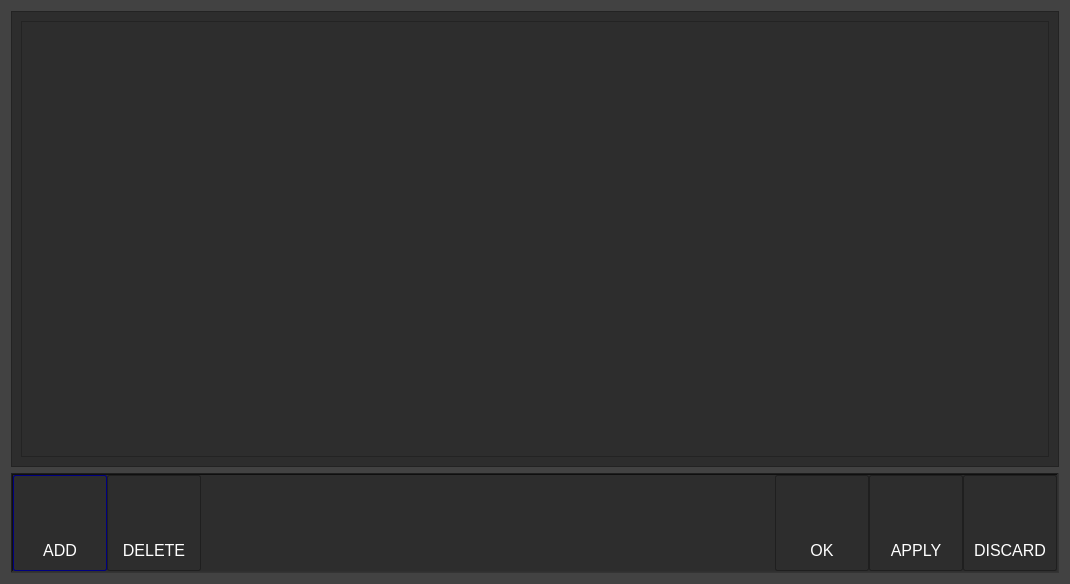
<?xml version="1.0" encoding="UTF-8"?>
<ui version="4.0">
 <class>inputsDialog</class>
 <widget class="QDialog" name="inputsDialog">
  <property name="geometry">
   <rect>
    <x>0</x>
    <y>0</y>
    <width>1070</width>
    <height>584</height>
   </rect>
  </property>
  <property name="windowTitle">
   <string>Dialog</string>
  </property>
  <property name="styleSheet">
   <string notr="true">QDialog { 

	background-color: rgb(66, 66, 66);
}

QFrame {
	background-color: rgb(45, 45, 45);
}

QPushButton {
	
    border: 1px solid #1f1f1f;
    border-radius: 2px;
    background-color: qlineargradient(x1: 0, y1: 0, x2: 0, y2: 1,
                                      stop: 0 #464646, stop: 1 #2f2f2f);
	color: white;
    min-width: 90px;
	text-align: bottom;
	font-size: 16px;
	padding: 1px 1px 10px 1px;
}

QPushButton:pressed {
    background-color: qlineargradient(x1: 0, y1: 0, x2: 0, y2: 1,
                                      stop: 0 #2f2f2f, stop: 1 #464646);
	outline: 0;
}

QPushButton:flat {
    border: none; /* no border for a flat push button */
}

QPushButton:default {
    border-color: navy; /* make the default button prominent */
	outline: 0;
}




</string>
  </property>
  <layout class="QVBoxLayout" name="verticalLayout_2">
   <item>
    <widget class="QFrame" name="frame_5">
     <property name="frameShape">
      <enum>QFrame::StyledPanel</enum>
     </property>
     <property name="frameShadow">
      <enum>QFrame::Raised</enum>
     </property>
     <layout class="QHBoxLayout" name="horizontalLayout_7">
      <item>
       <widget class="QColumnView" name="columnView"/>
      </item>
     </layout>
    </widget>
   </item>
   <item>
    <widget class="QFrame" name="bottomButtonFrame">
     <property name="sizePolicy">
      <sizepolicy hsizetype="Minimum" vsizetype="Fixed">
       <horstretch>0</horstretch>
       <verstretch>0</verstretch>
      </sizepolicy>
     </property>
     <property name="minimumSize">
      <size>
       <width>0</width>
       <height>100</height>
      </size>
     </property>
     <property name="maximumSize">
      <size>
       <width>16777215</width>
       <height>100</height>
      </size>
     </property>
     <property name="frameShape">
      <enum>QFrame::WinPanel</enum>
     </property>
     <property name="frameShadow">
      <enum>QFrame::Sunken</enum>
     </property>
     <layout class="QHBoxLayout" name="horizontalLayout_3">
      <property name="spacing">
       <number>0</number>
      </property>
      <property name="leftMargin">
       <number>0</number>
      </property>
      <property name="topMargin">
       <number>0</number>
      </property>
      <property name="rightMargin">
       <number>0</number>
      </property>
      <property name="bottomMargin">
       <number>0</number>
      </property>
      <item>
       <layout class="QHBoxLayout" name="horizontalLayout_8">
        <property name="spacing">
         <number>0</number>
        </property>
        <item>
         <widget class="QPushButton" name="okButton_3">
          <property name="maximumSize">
           <size>
            <width>100</width>
            <height>100</height>
           </size>
          </property>
          <property name="font">
           <font>
            <pointsize>-1</pointsize>
            <bold>false</bold>
           </font>
          </property>
          <property name="styleSheet">
           <string notr="true"/>
          </property>
          <property name="text">
           <string>ADD</string>
          </property>
         </widget>
        </item>
        <item>
         <widget class="QPushButton" name="applyButton_3">
          <property name="maximumSize">
           <size>
            <width>100</width>
            <height>100</height>
           </size>
          </property>
          <property name="font">
           <font>
            <pointsize>-1</pointsize>
            <bold>false</bold>
           </font>
          </property>
          <property name="styleSheet">
           <string notr="true"/>
          </property>
          <property name="text">
           <string>DELETE</string>
          </property>
         </widget>
        </item>
       </layout>
      </item>
      <item>
       <spacer name="horizontalSpacer">
        <property name="orientation">
         <enum>Qt::Horizontal</enum>
        </property>
        <property name="sizeType">
         <enum>QSizePolicy::Expanding</enum>
        </property>
        <property name="sizeHint" stdset="0">
         <size>
          <width>300</width>
          <height>20</height>
         </size>
        </property>
       </spacer>
      </item>
      <item>
       <layout class="QHBoxLayout" name="horizontalLayout">
        <property name="spacing">
         <number>0</number>
        </property>
        <item>
         <widget class="QPushButton" name="okButton">
          <property name="maximumSize">
           <size>
            <width>100</width>
            <height>100</height>
           </size>
          </property>
          <property name="font">
           <font>
            <pointsize>-1</pointsize>
            <bold>false</bold>
           </font>
          </property>
          <property name="styleSheet">
           <string notr="true"/>
          </property>
          <property name="text">
           <string>OK</string>
          </property>
         </widget>
        </item>
        <item>
         <widget class="QPushButton" name="applyButton">
          <property name="maximumSize">
           <size>
            <width>100</width>
            <height>100</height>
           </size>
          </property>
          <property name="font">
           <font>
            <pointsize>-1</pointsize>
            <bold>false</bold>
           </font>
          </property>
          <property name="styleSheet">
           <string notr="true"/>
          </property>
          <property name="text">
           <string>APPLY</string>
          </property>
         </widget>
        </item>
        <item>
         <widget class="QPushButton" name="discardButton">
          <property name="maximumSize">
           <size>
            <width>100</width>
            <height>100</height>
           </size>
          </property>
          <property name="font">
           <font>
            <pointsize>-1</pointsize>
            <bold>false</bold>
           </font>
          </property>
          <property name="styleSheet">
           <string notr="true"/>
          </property>
          <property name="text">
           <string>DISCARD</string>
          </property>
         </widget>
        </item>
       </layout>
      </item>
     </layout>
    </widget>
   </item>
  </layout>
 </widget>
 <resources/>
 <connections/>
</ui>
